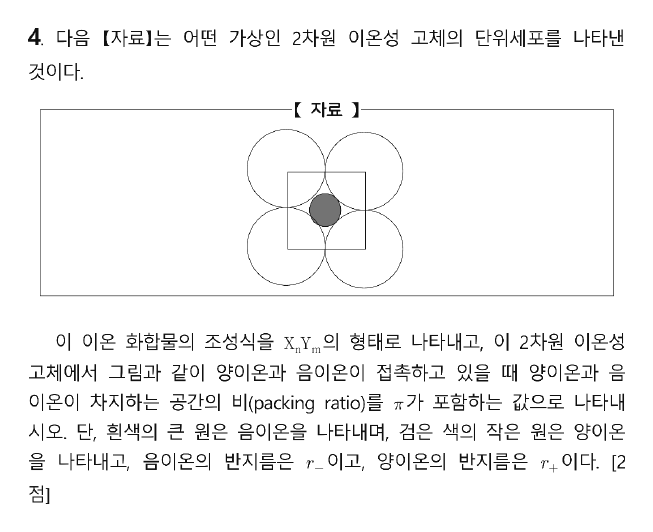
#> input picture 김지현_모의고사1회_해설/img/A04.png, 653 x 532 px, given in place of A-1.png, which was not available
$ python crop_questions.py ../img
#> lines starting #> are read from the running program, lines starting #| are printed output that depends on the picture; pictures that were not available may be replaced by others from this repository, and a replacement may not be noted
"""문제지 쪽 이미지(170 dpi)에서 문항을 한 단씩 잘라 img/A01.png … B11.png로 저장한다.

단 경계에서 넉넉히 자른 뒤 단 구분선·쪽 테두리 같은 세로줄을 지우고, 글자가 있는 영역만 남겨
사방에 같은 흰 여백(PAD)을 붙인다. 그래서 모든 문항이 같은 배율·같은 여백을 갖는다.

사용법: python3 crop_questions.py <쪽 이미지 폴더>   (A-1.png … B-6.png, pdftoppm -r 170)
"""
import os, sys
import numpy as np
from PIL import Image

PAGES = sys.argv[1]
OUT = os.path.join(os.path.dirname(__file__), '..', 'img')
PAD = 28          # px (170 dpi 기준 약 4 mm)
INK = 150         # 이보다 어두우면 잉크로 본다

# (쪽 파일, 단) 순서 = 문항 번호 순서. 한 단에 한 문항씩 배치된 문제지다.
LAYOUT = {'A': [(p, s) for p in range(1, 7) for s in 'LR'],
          'B': [(p, s) for p in range(1, 7) for s in 'LR'][:11]}


def crop(page, side, first):
#> called with page = '../img/A-1.png', side = 'L', first = True
    im = Image.open(page).convert('L')
#> im is the input picture: PIL image 653x532 L; min 16, max 255, mean 244.9
    w, h = im.size
#> w = 653; h = 532
    mid = w // 2
#> mid = 326
    # 머리말(시험 정보 표)·바닥글을 피하는 위아래 범위
    top = int(h * (0.15 if first else 0.072))
#> top = 79
    bottom = int(h * 0.905)
#> bottom = 481
    x0, x1 = (int(w * 0.03), mid - 3) if side == 'L' else (mid + 3, int(w * 0.97))
#> x0 = 19; x1 = 323
    a = np.array(im.crop((x0, top, x1, bottom)))
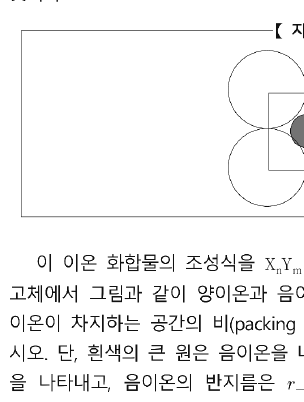
#> a: shape (402, 304); min 16, max 255, mean 243.4
    if first:
        # 1쪽: 머리말 표·유의사항 상자의 마지막 가로줄 아래부터 문항이 시작한다
        rule = np.where((a < INK).sum(1) > 0.6 * a.shape[1])[0]
#> rule = [30, 216]
        rule = rule[rule < 0.15 * h]  # 머리말·유의사항 상자(쪽 높이의 위 30 %)까지만 본다
#> rule = [30]
        if len(rule):
            a = a[rule[-1] + 4:]
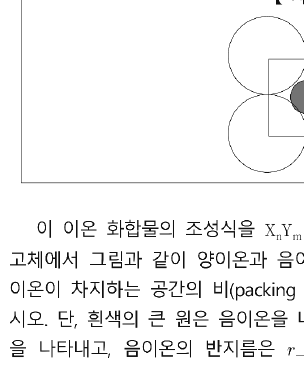
#> a: shape (368, 304); min 16, max 255, mean 242.9
    ink = a < INK
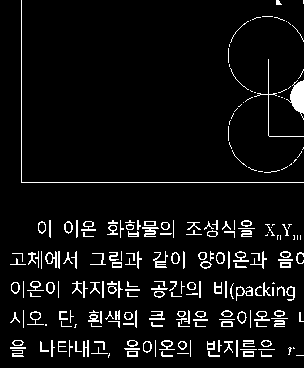
#> ink: shape (368, 304) bool; 6.2% white in thin lines or dots
    # 세로로 길게 이어진 줄(단 구분선, 테두리)은 지운다
    tall = ink.sum(0) > 0.85 * ink.shape[0]
    ink[:, tall] = False
    # 가로로 긴 줄(머리말 아래 구분선 등)도 위쪽 120 px 안에서는 지운다
    wide = ink.sum(1) > 0.85 * ink.shape[1]
    wide[120:] = False
    ink[wide, :] = False
    rows = np.where(ink.sum(1) > 0)[0]
#> rows = 277 values from 0 to 357
    cols = np.where(ink.sum(0) > 0)[0]
#> cols = 294 values from 10 to 303
    r0, r1, c0, c1 = rows[0], rows[-1] + 1, cols[0], cols[-1] + 1
#> r0 = 0; r1 = 358; c0 = 10; c1 = 304
    a[:, tall] = 255
    a[wide, :] = 255
    body = Image.fromarray(a[r0:r1, c0:c1])
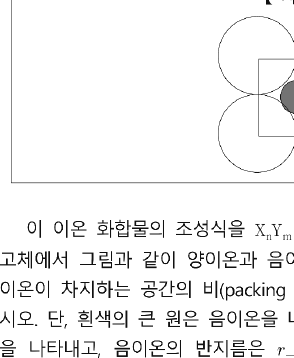
#> body: PIL image 294x358 L; min 16, max 255, mean 242.2
    canvas = Image.new('L', (body.width + 2 * PAD, body.height + 2 * PAD), 255)
#> canvas: PIL image 350x414 L; every value is 255
    canvas.paste(body, (PAD, PAD))
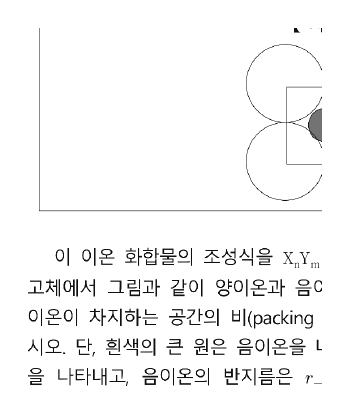
#> canvas: PIL image 350x414 L; min 16, max 255, mean 245.7
    return canvas


for form, cells in LAYOUT.items():
    for i, (p, side) in enumerate(cells, 1):
        img = crop(os.path.join(PAGES, f'{form}-{p}.png'), side, p == 1)
        name = f'{form}{i:02d}.png'
        img.save(os.path.join(OUT, name), optimize=True)
        print(name, img.size)
#| A01.png (350, 414)
#> (the run stopped early here; a loop or call above may not have finished)

$ run again, on 김지현_모의고사1회_해설/img/A08.png
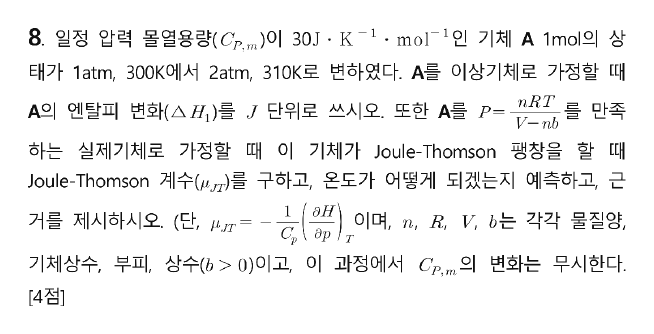
#> input picture 김지현_모의고사1회_해설/img/A08.png, 654 x 334 px, given in place of A-1.png, which was not available
#> in crop, im is the input picture: PIL image 654x334 L; min 16, max 255, mean 240.3
#> rule = empty array
#> in crop, `ink = a < INK`:
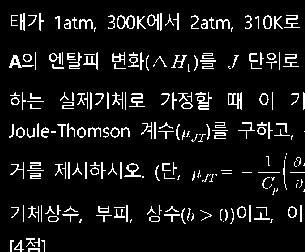
#> ink: shape (252, 305) bool; 8.4% white in thin lines or dots
#> rows = 151 values from 13 to 251
#> cols = 296 values from 9 to 304
#> r0 = 13; r1 = 252; c0 = 9; c1 = 305
#> in crop, `canvas.paste(body, (PAD, PAD))`:
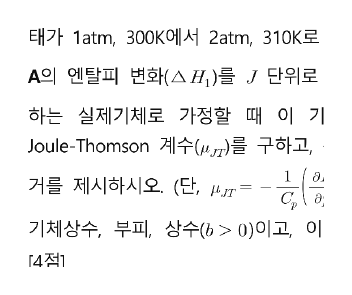
#> canvas: PIL image 352x295 L; min 16, max 255, mean 242.2
#| A01.png (352, 295)

$ run again, on 김지현_모의고사1회_해설/img/A09.png
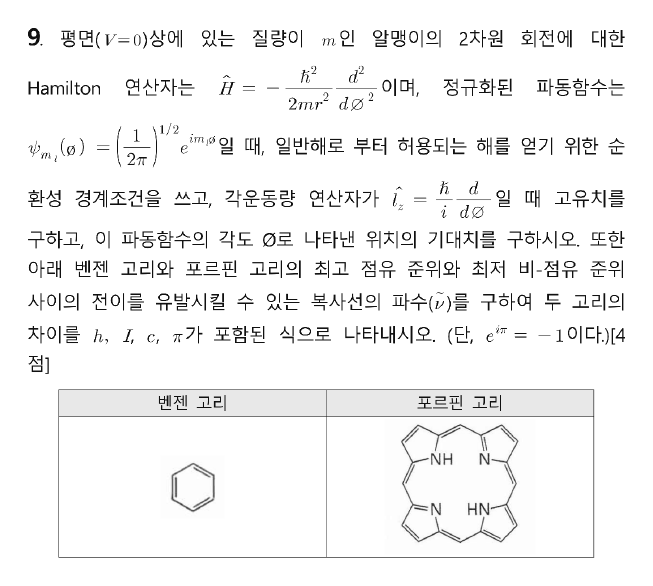
#> input picture 김지현_모의고사1회_해설/img/A09.png, 653 x 586 px, given in place of A-1.png, which was not available
#> in crop, im is the input picture: PIL image 653x586 L; min 16, max 255, mean 243
#> in crop, `rule = np.where((a < INK).sum(1) > 0.6 * a.shape[1])[0]`: rule = [302, 329]
#> in crop, `rule = rule[rule < 0.15 * h]`: rule = empty array
#> in crop, `ink = a < INK`:
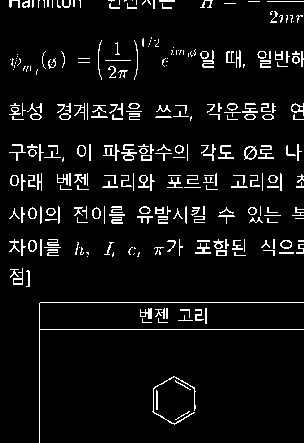
#> ink: shape (443, 304) bool; 6.2% white in thin lines or dots
#> rows = 314 values from 0 to 442
#> cols = 295 values from 9 to 303
#> r0 = 0; r1 = 443; c0 = 9; c1 = 304
#> in crop, `canvas.paste(body, (PAD, PAD))`:
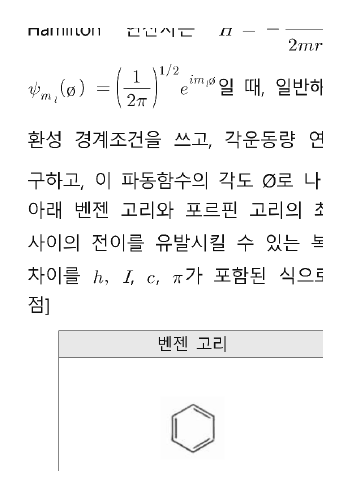
#> canvas: PIL image 351x499 L; min 16, max 255, mean 244.8
#| A01.png (351, 499)

$ run again, on 김지현_모의고사1회_해설/img/A12.png
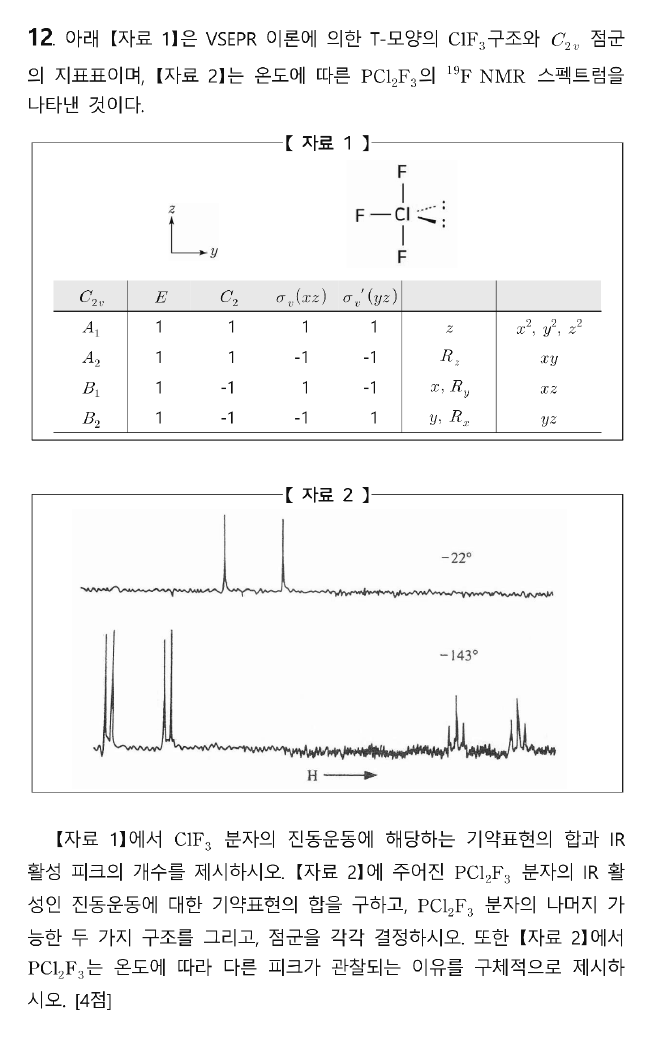
#> input picture 김지현_모의고사1회_해설/img/A12.png, 653 x 1038 px, given in place of A-1.png, which was not available
#> in crop, im is the input picture: PIL image 653x1038 L; min 16, max 255, mean 245.1
#> in crop, `rule = np.where((a < INK).sum(1) > 0.6 * a.shape[1])[0]`: rule = [156, 277, 284, 285, 339, 637]
#> in crop, `rule = rule[rule < 0.15 * h]`: rule = empty array
#> in crop, `ink = a < INK`:
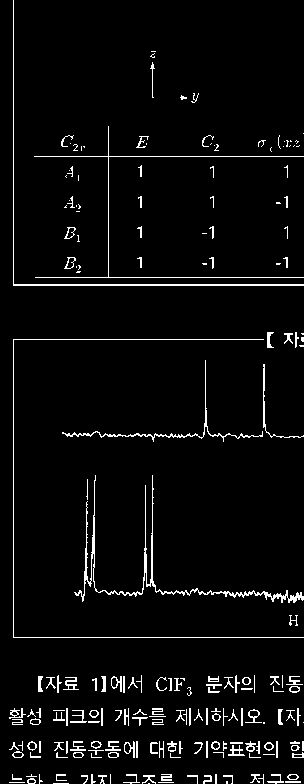
#> ink: shape (784, 304) bool; 4.1% white in thin lines or dots
#> rows = 658 values from 0 to 783
#> cols = 295 values from 9 to 303
#> r0 = 0; r1 = 784; c0 = 9; c1 = 304
#> in crop, `canvas.paste(body, (PAD, PAD))`:
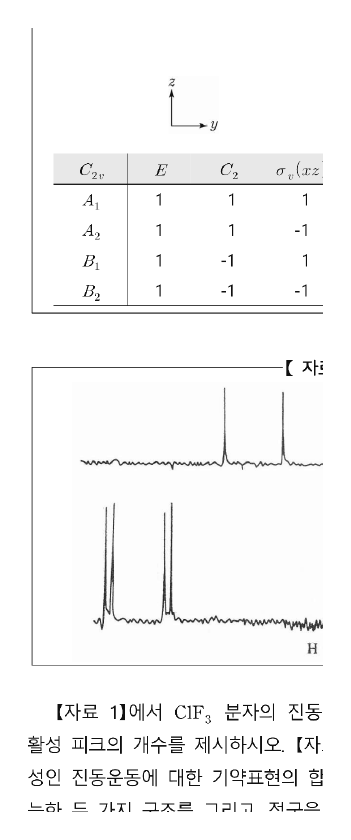
#> canvas: PIL image 351x840 L; min 16, max 255, mean 247.3
#| A01.png (351, 840)
